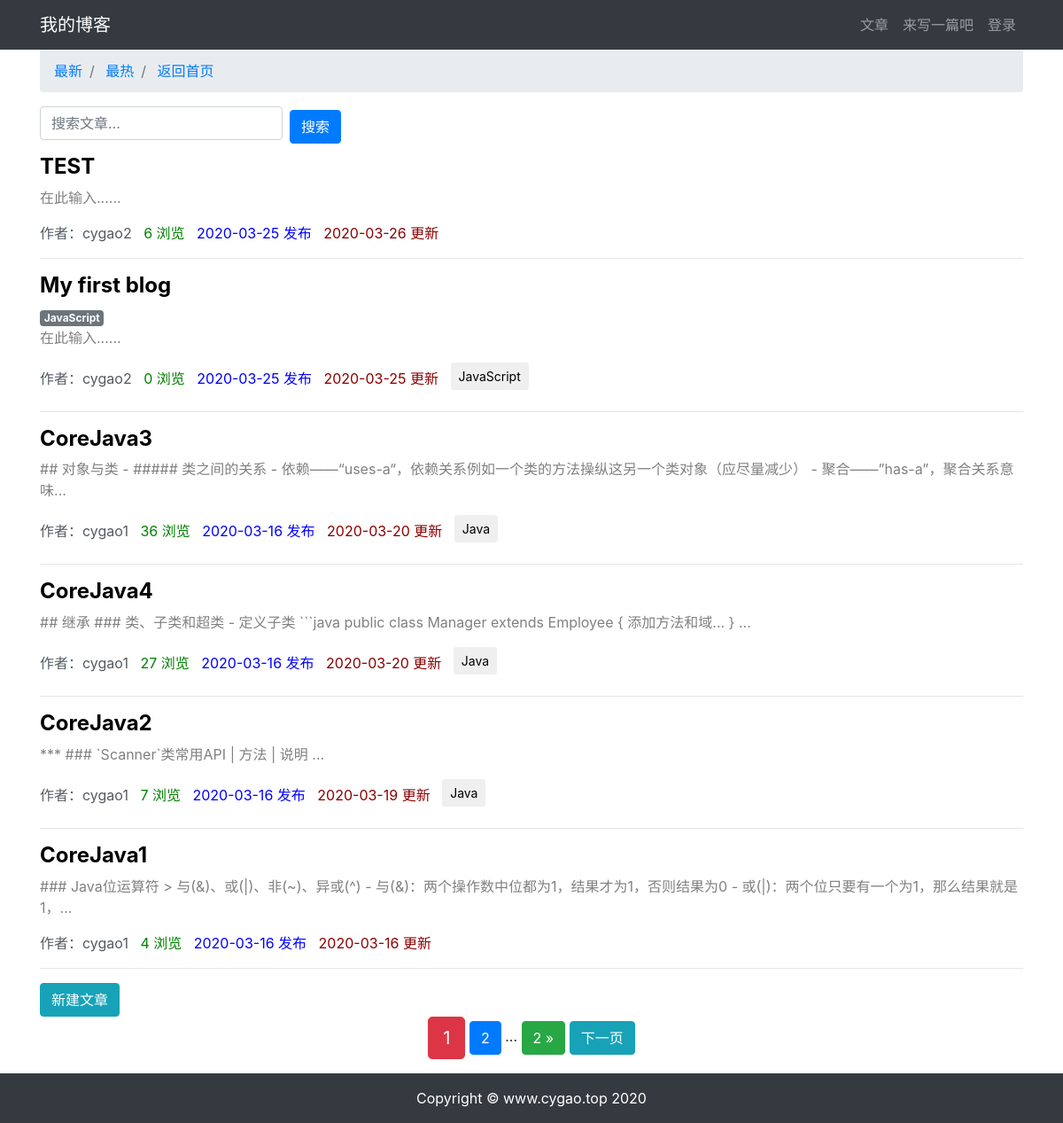
The page /my_blog/article_list on the database its author committed.
### my_blog/models.py (models this page shows, shortened)
class ArticlePost(models.Model):
    author = models.ForeignKey(User, on_delete=models.CASCADE)
    title = models.CharField(max_length=100)
    body = models.TextField()
    created = models.DateTimeField(default=timezone.now)
    updated = models.DateTimeField(auto_now=True)
    total_views = models.IntegerField(default=0)
    avatar = models.ImageField(upload_to='article/%Y%m%d/', blank=True)
    columns = models.ForeignKey(
        to=ArticleColumn,
        null=True,
        blank=True,
        on_delete=models.CASCADE,
        related_name='article'
    )
    class Meta:
        ordering = ('-created',)

class ArticleTag(models.Model):
    title = models.CharField(max_length=100)
    created = models.DateTimeField(auto_now_add=True)
    article = models.ForeignKey(to=ArticlePost, on_delete=models.CASCADE)
    def __str__(self):
        return self.title

class ArticleColumn(models.Model):
    title = models.CharField(max_length=100)
    created = models.DateTimeField(auto_now_add=True)

### my_blog/views.py (the view)
# urls.py: path('article_list', views.article_list, name='article_list'),  # 博客列表
def article_list(request):
    search = request.GET.get('search')
    order = request.GET.get('order')
    column = request.GET.get('column')
    if search:
        articles = ArticlePost.objects.filter(
            Q(title__icontains=search) |
            Q(body__icontains=search) |
            Q(author__username__icontains=search) |
            Q(columns__title__icontains=search)
        )
    else:
        search = ''
        articles = ArticlePost.objects.all()
    if column:
        articles = articles.filter(columns=ArticleColumn.objects.get(title=column))
    if order == 'total_views':
        articles = articles.order_by('-total_views')
    else:
        order = ''
    paginator = Paginator(articles, 6)
    page = request.GET.get('page')
    articles = paginator.get_page(page)
    for art in articles:
        art.tags = ArticleTag.objects.filter(article_id=art.id)
    context = dict(
        articles=articles,
        order=order,
        search=search,
    )
    return render(request, 'my_blog/list.html', context)

### templates/my_blog/list.html (shortened to what this page needs)
{% extends "base.html" %}
{% load staticfiles %}
{% block content %}
    <div class="container">
        <nav aria-label="breadcrumb">
            <ol class="breadcrumb">
                <li class="breadcrumb-item">
                    <a href="{% url "my_blog:article_list" %}?search={{ search }}">
                        最新
                    </a>
                </li>
                <li class="breadcrumb-item">
                    <a href="{% url "my_blog:article_list" %}?order=total_views&search={{ search }}">
                        最热
                    </a>
                </li>
                <li class="breadcrumb-item">
                    <a href="{% url "my_blog:article_list" %}">
                        返回首页
                    </a>
                </li>
            </ol>
        </nav>
        <div class="row">
            <div class="col-auto mr-auto">
                <form class="form-inline">
                    <input type="text" class="form-control mb-2 mr-sm-2" name="search" placeholder="搜索文章..." required>
                    <button type="submit" class="btn btn-primary">搜索</button>
                </form>
            </div>
        </div>
        <div class="row mt-2">
            {% for article in articles %}
                <div class="col-12">
                    <h4>
                        <b>
                            <a href="{% url "my_blog:article_detail" article.id %}" style="color:black;">
                                {{ article.title }}
                            </a>
                        </b>
                    </h4>
                    {% if article.tags %}
                        <span>
                            {% for tag in article.tags %}
                                <a href="#" class="badge badge-secondary">
                                    {{ tag }}
                                </a>
                            {% endfor %}
                        </span>
                    {% endif %}
                    <div>
                        <p style="color:grey;">
                            {{ article.body|slice:':100' }}...
                        </p>
                    </div>
                    <p>
                        <span style="color: #545b62;">
                            作者：{{ article.author }}&nbsp;&nbsp;
                        </span>
                        <span style="color:green;">
                            {{ article.total_views }} 浏览&nbsp;&nbsp;
                        </span>
                        <span style="color:blue;">
                            {{ article.created|date:'Y-m-d' }} 发布&nbsp;&nbsp;
                        </span>
                        <span style="color:darkred;">
                            {{ article.updated|date:'Y-m-d' }} 更新&nbsp;&nbsp;
                        </span>
                        <span>
                            {% if article.columns.title %}
                                <a href="?column={{ article.columns.title }}&order={{ order }}&search={{ search }}">
                                    <button class="btn btn-sm mb-2" type="button">
                                        {{ article.columns.title }}
                                    </button>
                                </a>
                            {% endif %}
                        </span>
                    </p>
                    <hr>
                </div>
            {% endfor %}
        </div>
        <a href="{% url 'my_blog:article_create' %}" class="btn btn-info">新建文章</a>
        <div class="pagination row">
            <div class="m-auto">
            <span class="step-links">
                <span class="current btn btn-danger btn-lg">
                    {{ articles.number }}
                </span>
                {% if articles.has_next %}
                    <a href="?page={{ articles.next_page_number }}&order={{ order }}&search={{ search }}"
                       class="btn btn-primary">
                        {{ articles.next_page_number }}
                    </a>
                    <span>...</span>
                    <a href="?page={{ articles.paginator.num_pages }}&order={{ order }}&search={{ search }}"
                       class="btn btn-success">
                        {{ articles.paginator.num_pages }} &raquo;
                    </a>
                    <a href="?page={{ articles.next_page_number }}&order={{ order }}&search={{ search }}"
                       class="btn btn-info">
                    下一页
                    </a>
                {% endif %}
            </span>
            </div>
        </div>
    </div>
{% endblock content %}

### templates/base.html (shortened to what this page needs)
{% load staticfiles %}
<!DOCTYPE html>
<html lang="zh-cn">
<head>
    <link rel="stylesheet" href="{% static 'bootstrap/css/bootstrap.min.css' %}">
    <link rel="stylesheet" href="{% static 'md_css/monokai.css' %}">
</head>
<body>
    {% include 'header.html' %}
    {% block content %}{% endblock content %}
    {% include 'footer.html' %}
</body>
</html>

### templates/header.html (shortened to what this page needs)
<nav class="navbar navbar-expand-lg navbar-dark bg-dark">
    <div class="container">
        <a class="navbar-brand" href="{% url "my_blog:article_list" %}">我的博客</a>
        <div>
            <ul class="navbar-nav">
                <li class="nav-item">
                    <a class="nav-link" href="{% url 'my_blog:article_list' %}">文章</a>
                </li>
                <li class="nav-item">
                    <a class="nav-link" href="{% url 'my_blog:article_create' %}">来写一篇吧</a>
                </li>
                {% if user.is_authenticated %}
                    <li class="nav-item dropdown">
                        <a class="nav-link dropdown-toggle" href="#" id="navbarDropdown" role="button"
                           data-toggle="dropdown" aria-haspopup="true" aria-expanded="false">
                            {{ user.username }}
                        </a>
                        <div class="dropdown-menu" aria-labelledby="navbarDropdown">
                            <a class="dropdown-item" href="{% url 'userprofile:logout' %}">退出登录</a>
                            <a class="dropdown-item" href="{% url 'userprofile:edit' user.id %}">修改信息</a>
                            <a class="dropdown-item" href="#" onclick="user_delete()">删除用户</a>
                        </div>
                    </li>
                {% else %}
                    <li class="nav-item">
                        <a class="nav-link" href="{% url 'userprofile:login' %}">登录</a>
                    </li>
                {% endif %}
            </ul>
        </div>
    </div>
</nav>

### templates/footer.html
{% load staticfiles %}
<div>
    <br><br><br>
</div>
<footer class="py-3 bg-dark fixed-bottom">
    <div class="container">
        <p class="m-0 text-center text-white">Copyright &copy; www.cygao.top 2020</p>
    </div>
</footer>

### rows shown on the page
ArticlePost: title "TEST", body "在此输入...", author "cygao2", total_views "6", created "2020-03-25", updated "2020-03-26"
ArticlePost: title "My first blog", body "在此输入...", author "cygao2", total_views "0", created "2020-03-25", updated "2020-03-25", columns "JavaScript"
ArticleTag: title "JavaScript"
ArticlePost: title "CoreJava3", body "## 对象与类 - ##### 类之间的关系 - 依赖——“uses-a“，依赖关系例如一个类的方法操纵这另一个类对象（应尽量减少） - 聚合——”has-a”，聚合关系意味", author "cygao1", total_views "36", created "2020-03-16", updated "2020-03-20", columns "Java"
ArticlePost: title "CoreJava4", body "## 继承 ### 类、子类和超类 - 定义子类 ```java public class Manager extends Employee { 添加方法和域... }", author "cygao1", total_views "27", created "2020-03-16", updated "2020-03-20", columns "Java"
ArticlePost: title "CoreJava2", body "*** ### `Scanner`类常用API | 方法 | 说明", author "cygao1", total_views "7", created "2020-03-16", updated "2020-03-19", columns "Java"
ArticlePost: title "CoreJava1", body "### Java位运算符 > 与(&)、或(|)、非(~)、异或(^) - 与(&)：两个操作数中位都为1，结果才为1，否则结果为0 - 或(|)：两个位只要有一个为1，那么结果就是1，", author "cygao1", total_views "4", created "2020-03-16", updated "2020-03-16"

### other values the page prints
{{ articles.number }} "1"
{{ articles.next_page_number }} "2"
{{ articles.paginator.num_pages }} "2"
